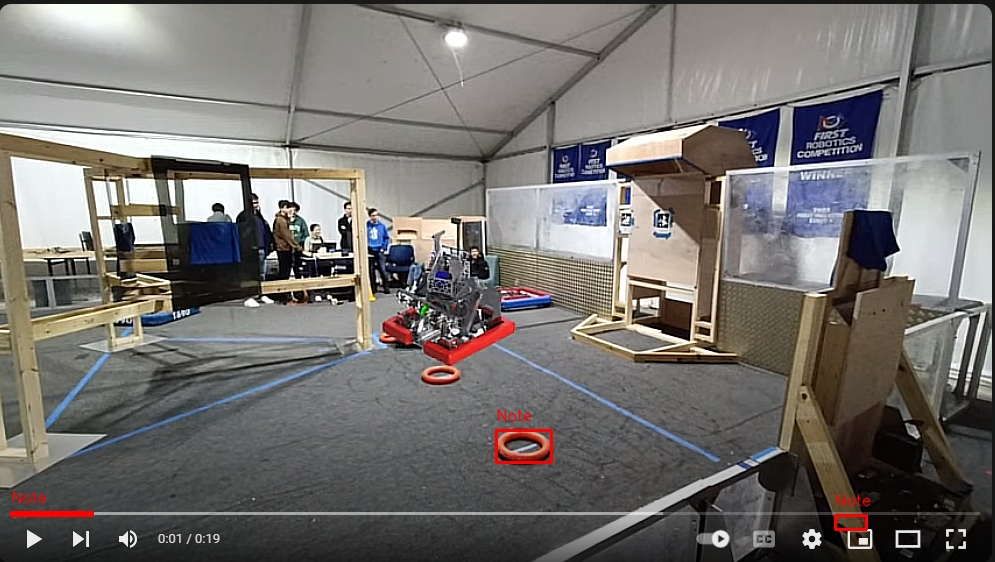
#> input picture orange_1.jpg, 995 x 562 px, given as the content of the folder notes, which was not available
$ python index.py
#> lines starting #> are read from the running program, lines starting #| are printed output that depends on the picture; after the words box and inside, x2 and y2 are one past the last pixel; in counts of white or black regions, pixels touching at a corner belong together; pictures that were not available may be replaced by others from this repository, and a replacement may not be noted
#> in main, image is the input picture: shape (562, 995, 3); mean B, G, R 111.1, 113.9, 117.1
import cv2
import numpy as np
import os

def get_dominant_orange_hue(image, x, y, w, h):
    roi = image[y:y+h, x:x+w]
    hsv_roi = cv2.cvtColor(roi, cv2.COLOR_BGR2HSV)
    lower_orange = np.array([0, 80, 50])
    upper_orange = np.array([20, 255, 255])
    mask_orange = cv2.inRange(hsv_roi, lower_orange, upper_orange)
    hist_orange = cv2.calcHist([hsv_roi], [0], mask_orange, [180], [0, 180])
    max_idx_orange = np.argmax(hist_orange)
    dominant_orange_hue = max_idx_orange * 2
    return dominant_orange_hue


def detect_orange_objects(image, image_id):
#> called with image_id = 1
    hsv = cv2.cvtColor(image, cv2.COLOR_BGR2HSV)
#> hsv: shape (562, 995, 3); mean H, S, V 51.3, 37.3, 121.1
    lower_orange = np.array([0, 80, 50])
    upper_orange = np.array([20, 255, 255])
    mask = cv2.inRange(hsv, lower_orange, upper_orange)
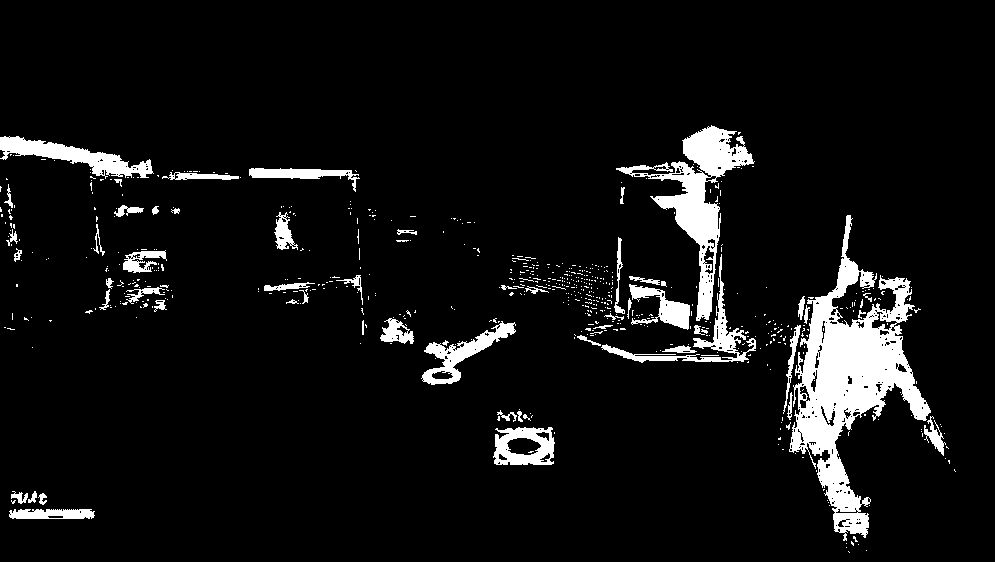
#> mask: shape (562, 995); 7% white; 632 white regions (574 under 20 px)
    contours, _ = cv2.findContours(mask, cv2.RETR_EXTERNAL, cv2.CHAIN_APPROX_SIMPLE)
#> contours = 627 contours, 582 with area under 20; largest, box (x1, y1, x2, y2) and area: (789, 215, 931, 541) 15780, (616, 125, 755, 321) 6150, (0, 136, 154, 179) 2204, (493, 427, 555, 465) 1956, (421, 321, 516, 385) 1706
    orange_image = image.copy()
    for contour in contours:
        area = cv2.contourArea(contour)
        if area > 100:
            hull = cv2.convexHull(contour)
            hull_area = cv2.contourArea(hull)
            solidity = float(area) / hull_area
            if solidity > 0.8:
                x, y, w, h = cv2.boundingRect(contour)
                dominant_hue = get_dominant_orange_hue(image, x, y, w, h)
                if dominant_hue >= 5 and dominant_hue <= 30:
                    cv2.rectangle(orange_image, (x, y), (x + w, y + h), (128, 0, 128), 2)
                    cv2.putText(orange_image, 'Note', (x, y - 10), cv2.FONT_HERSHEY_SIMPLEX, 0.5, (128, 0, 128), 1, cv2.LINE_AA)  # Purple color
#> this loop made 627 passes
#> (area, hull_area, solidity, x, y, w, h, lower_orange in get_dominant_orange_hue) on passes 8, 35: (664, 753, 0.882, 9, 509, 86, 10, [0, 80, 50]), (1956, 2180, 0.897, 493, 427, 62, 38, [0, 80, 50])
#> (area, hull_area, solidity) on passes 42, 71, 128, 148, 161, 324: (235.5, 468.5, 0.503), (117, 150, 0.78), (246, 471.5, 0.522), (1705.5, 3204, 0.532), (486, 621.5, 0.782), (137, 410, 0.334)
    cv2.imwrite(f"orange_{image_id}.jpg", orange_image)
    return orange_image

def main():
    folder_path = 'notes'
    output_folder = 'results'
    if not os.path.exists(output_folder):
        os.makedirs(output_folder)
    image_id = 0
    for file_name in os.listdir(folder_path):
        if file_name.endswith(('.jpg', '.png')):
            image = cv2.imread(os.path.join(folder_path, file_name))
            if image is None:
                print(f"Error: Could not read the image {file_name}. Skipping.")
                continue
            image_id += 1
            processed_image = detect_orange_objects(image, image_id)
            output_path = os.path.join(output_folder, f"orange_{image_id}.jpg")
            cv2.imwrite(output_path, processed_image)
            print(f"Image {file_name} processed. Orange objects saved as '{output_path}'.")


if __name__ == "__main__":
    main()

$ run again, on orange_5.jpg
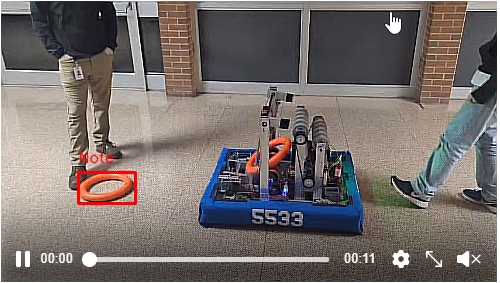
#> input picture orange_5.jpg, 500 x 283 px, given as the content of the folder notes, which was not available
#> in main, image is the input picture: shape (283, 500, 3); mean B, G, R 108.3, 111.1, 119.1
#> hsv: shape (283, 500, 3); mean H, S, V 49.8, 48.2, 124
#> in detect_orange_objects, `mask = cv2.inRange(hsv, lower_orange, upper_orange)`:
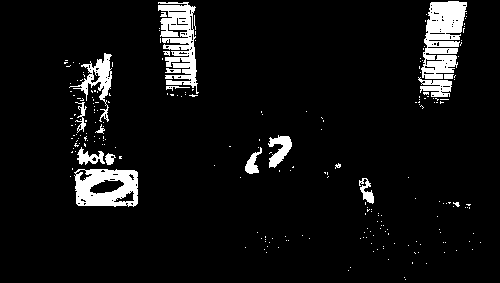
#> mask: shape (283, 500); 6.5% white; 232 white regions (213 under 20 px)
#> contours = 232 contours, 218 with area under 20; largest, box (x1, y1, x2, y2) and area: (74, 169, 138, 207) 2162, (421, 1, 467, 79) 2154, (158, 2, 199, 94) 1712, (69, 53, 112, 122) 704, (268, 135, 292, 168) 362
#> the loop in detect_orange_objects, `for contour in contours:` made 232 passes
#> (area, hull_area, solidity, x, y, w, h, dominant_hue) on pass 91: (2162, 2250.5, 0.961, 74, 169, 64, 38, 0)

$ run again, on orange_6.jpg
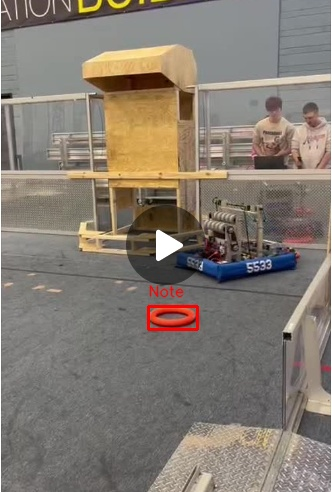
#> input picture orange_6.jpg, 332 x 492 px, given as the content of the folder notes, which was not available
#> in main, image is the input picture: shape (492, 332, 3); mean B, G, R 113.6, 123.4, 132.6
#> hsv: shape (492, 332, 3); mean H, S, V 36.1, 38.8, 133.9
#> in detect_orange_objects, `mask = cv2.inRange(hsv, lower_orange, upper_orange)`:
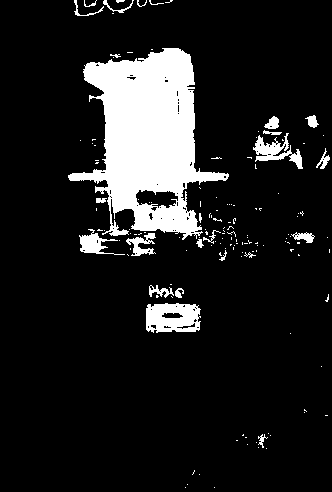
#> mask: shape (492, 332); 12.2% white; 145 white regions (120 under 20 px)
#> contours = 142 contours, 124 with area under 20; largest, box (x1, y1, x2, y2) and area: (68, 48, 229, 240) 15737, (146, 303, 201, 333) 1373, (253, 133, 303, 169) 564, (79, 229, 125, 255) 362, (126, 233, 156, 256) 248
#> the loop in detect_orange_objects, `for contour in contours:` made 142 passes
#> (area, hull_area, solidity, x, y, w, h, lower_orange in get_dominant_orange_hue) on pass 21: (1373, 1492, 0.92, 146, 303, 55, 30, [0, 80, 50])
#> after the loop in detect_orange_objects, `for contour in contours:`:
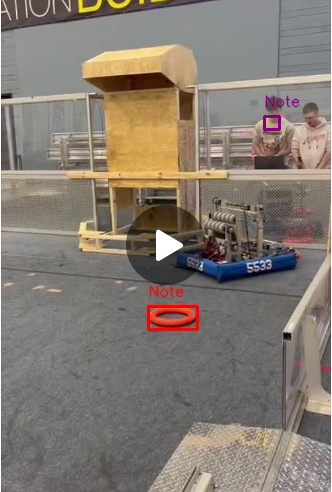
#> orange_image: shape (492, 332, 3); 0.26% of pixels changed, all inside (x1, y1, x2, y2) = (263, 95, 300, 131)
